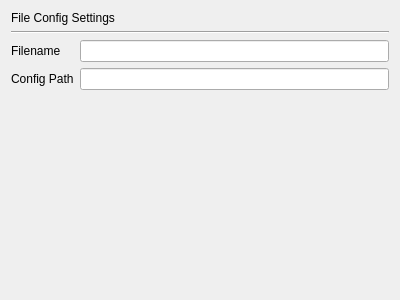
<?xml version="1.0" encoding="UTF-8"?>
<ui version="4.0">
 <class>Form</class>
 <widget class="QWidget" name="Form">
  <property name="geometry">
   <rect>
    <x>0</x>
    <y>0</y>
    <width>400</width>
    <height>300</height>
   </rect>
  </property>
  <property name="windowTitle">
   <string>Form</string>
  </property>
  <layout class="QVBoxLayout" name="verticalLayout">
   <item>
    <widget class="QLabel" name="label_3">
     <property name="text">
      <string>File Config Settings</string>
     </property>
    </widget>
   </item>
   <item>
    <widget class="Line" name="line">
     <property name="orientation">
      <enum>Qt::Horizontal</enum>
     </property>
    </widget>
   </item>
   <item>
    <layout class="QFormLayout" name="formLayout">
     <item row="0" column="1">
      <widget class="QLineEdit" name="lineEdit"/>
     </item>
     <item row="0" column="0">
      <widget class="QLabel" name="label">
       <property name="text">
        <string>Filename</string>
       </property>
      </widget>
     </item>
     <item row="1" column="0">
      <widget class="QLabel" name="label_2">
       <property name="text">
        <string>Config Path</string>
       </property>
      </widget>
     </item>
     <item row="1" column="1">
      <widget class="QLineEdit" name="lineEdit_2"/>
     </item>
    </layout>
   </item>
   <item>
    <spacer name="verticalSpacer">
     <property name="orientation">
      <enum>Qt::Vertical</enum>
     </property>
     <property name="sizeHint" stdset="0">
      <size>
       <width>20</width>
       <height>40</height>
      </size>
     </property>
    </spacer>
   </item>
  </layout>
 </widget>
 <resources/>
 <connections/>
</ui>
